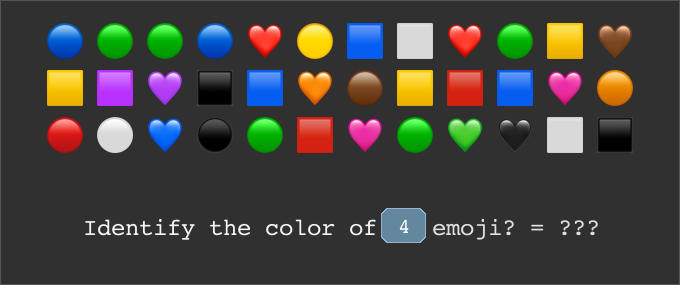
#> input picture pcapp/scanner/debug_captured_task.png, 680 x 285 px, found by its file name
$ python test_ocr.py
#> lines starting #> are read from the running program, lines starting #| are printed output that depends on the picture; after the words box and inside, x2 and y2 are one past the last pixel; in counts of white or black regions, pixels touching at a corner belong together
import cv2, pytesseract, numpy as np, re

img = cv2.imread('/home/opc/VisionTap/pcapp/scanner/debug_captured_task.png')
#> img is the input picture: shape (285, 680, 3); mean B, G, R 61.3, 65.2, 66.8
h, w, _ = img.shape
#> h = 285; w = 680
print(f'Image size: {w}x{h}')
#| Image size: 680x285

# Test the same crop as ocr_read_badge_number
bottom = img[int(h*0.60):h, 0:w]
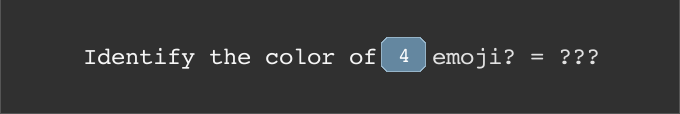
#> bottom: shape (114, 680, 3); mean B, G, R 54.6, 54.1, 53.4
hsv_bottom = cv2.cvtColor(bottom, cv2.COLOR_BGR2HSV)
#> hsv_bottom: shape (114, 680, 3); mean H, S, V 2, 1.7, 54.6
lower_badge = np.array([85, 30, 50])
upper_badge = np.array([135, 255, 220])
badge_mask = cv2.inRange(hsv_bottom, lower_badge, upper_badge)
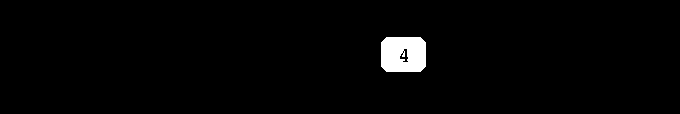
#> badge_mask: shape (114, 680); 1.9% white; 1 white region, box (x1, y1, x2, y2) and area: (381, 37, 426, 72) 1464
contours, _ = cv2.findContours(badge_mask, cv2.RETR_EXTERNAL, cv2.CHAIN_APPROX_SIMPLE)
#> contours = 1 item
print(f'Blue badge contours found: {len(contours)}')
#| Blue badge contours found: 1

target_crop = bottom
for c in contours:
    x, y, bw, bh = cv2.boundingRect(c)
    print(f'  Contour: x={x}, y={y}, w={bw}, h={bh}')
    if 18 <= bh <= 60 and 18 <= bw <= 120:
        pad = 4
        x1, y1 = max(0, x - pad), max(0, y - pad)
        x2, y2 = min(bottom.shape[1], x + bw + pad), min(bottom.shape[0], y + bh + pad)
        target_crop = bottom[y1:y2, x1:x2]
        print(f'  -> SELECTED badge crop: {x1},{y1} to {x2},{y2}')
        break
#> this loop made 1 pass
#> (x, y, bw, bh, pad, x1, y1, x2) on pass 1: (381, 37, 45, 35, 4, 377, 33, 430)
#|   Contour: x=381, y=37, w=45, h=35
#|   -> SELECTED badge crop: 377,33 to 430,76
#> pass 1, `target_crop = bottom[y1:y2, x1:x2]`:
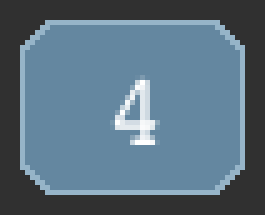
#> target_crop: shape (43, 53, 3) (shown 5 times larger); mean B, G, R 127.1, 111.3, 89.1

gray = cv2.cvtColor(target_crop, cv2.COLOR_BGR2GRAY)
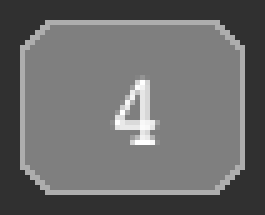
#> gray: shape (43, 53) (shown 5 times larger); min 48, max 255, mean 106.2
scaled = cv2.resize(gray, None, fx=3.0, fy=3.0, interpolation=cv2.INTER_CUBIC)
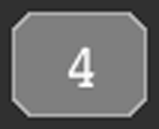
#> scaled: shape (129, 159); min 27, max 255, mean 106.2
cv2.imwrite('/tmp/test_badge.png', scaled)
print(f'Saved badge crop: {scaled.shape}')
#| Saved badge crop: (129, 159)

#> (the run stopped early here; a loop or call above may not have finished)
